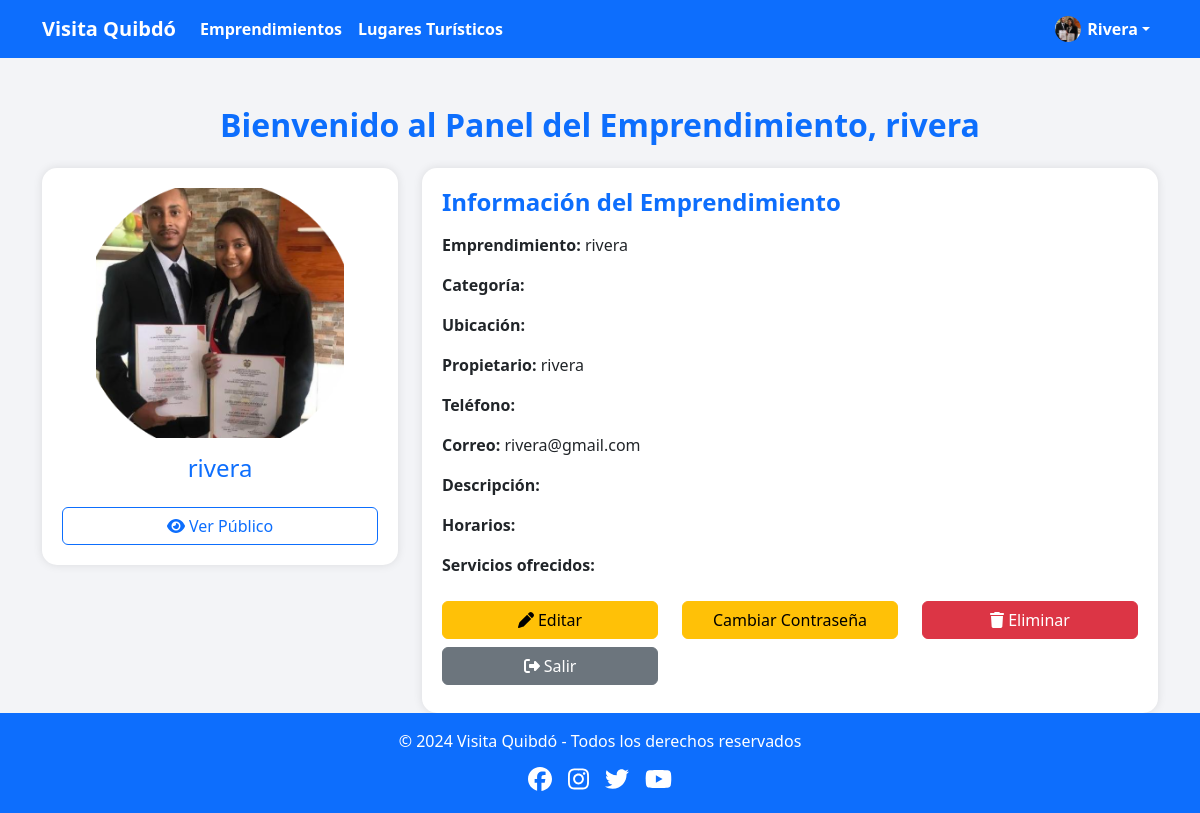
The app's page /panel.php (signed in) with its own data.
### tables this page shows
CREATE TABLE `emprendedores` (
  `id` int(11) NOT NULL,
  `nombre_emprendimiento` varchar(100) NOT NULL,
  `categoria` varchar(100) NOT NULL,
  `descripcion` text NOT NULL,
  `ubicacion` varchar(150) NOT NULL,
  `nombre_propietario` varchar(100) NOT NULL,
  `telefono` varchar(20) NOT NULL,
  `correo` varchar(120) NOT NULL,
  `contraseña` varchar(100) NOT NULL,
  `foto` varchar(255) DEFAULT NULL,
  `foto_perfil` varchar(255) NOT NULL,
  `horarios` text DEFAULT NULL,
  `servicios` text DEFAULT NULL,
  `servicios_extra` text DEFAULT NULL,
  `rol` enum('admin','emprendedor') NOT NULL DEFAULT 'emprendedor'
);

### panel.php (the view, shortened to what this page needs)
<?php
$conexion = new mysqli("localhost", "root", "", "visita_quibdo");
$idUsuario = $_SESSION["id"];
$sql = "SELECT * FROM emprendedores WHERE id = '$idUsuario'";
$resultado = $conexion->query($sql);
$datos = $resultado->fetch_assoc();
?>
<!DOCTYPE html>
<html lang="es">
<head>
    <link href="https://cdn.jsdelivr.net/npm/bootstrap@5.3.3/dist/css/bootstrap.min.css" rel="stylesheet">
    <link rel="stylesheet" href="https://cdnjs.cloudflare.com/ajax/libs/font-awesome/6.5.0/css/all.min.css">
</head>
<body>
    <?php include("includes/navbar.php"); ?>
    <div class="container mt-5">
        <h2 class="text-primary fw-bold mb-4 text-center">
            Bienvenido al Panel del Emprendimiento, <?php echo $_SESSION["nombre"]; ?>
        </h2>
        <div class="row g-4">
            <div class="col-md-4">
                <div class="resumen-box text-center">
                    <?php if (!empty($datos["foto"])): ?>
                        <img src="<?php echo $datos["foto"]; ?>" class="foto-perfil img-fluid">
                    <?php else: ?>
                        <img src="https://via.placeholder.com/400x250?text=Sin+Imagen" class="foto-perfil img-fluid">
                    <?php endif; ?>
                    <h4 class="mt-3 text-primary">
                        <?php echo $datos["nombre_emprendimiento"]; ?>
                    </h4>
                    <a href="emprendimientos.php" class="btn btn-outline-primary mt-2 w-100">
                        <i class="fa-solid fa-eye"></i> Ver Público
                    </a>
                </div>
            </div>
            <div class="col-md-8">
                <div class="resumen-box">
                    <h4 class="mb-3 text-primary fw-bold">
                        Información del Emprendimiento
                    </h4>
                    <p><strong>Emprendimiento:</strong> <?php echo $datos["nombre_emprendimiento"]; ?></p>
                    <p><strong>Categoría:</strong> <?php echo $datos["categoria"]; ?></p>
                    <p><strong>Ubicación:</strong> <?php echo $datos["ubicacion"]; ?></p>
                    <p><strong>Propietario:</strong> <?php echo $datos["nombre_propietario"]; ?></p>
                    <p><strong>Teléfono:</strong> <?php echo $datos["telefono"]; ?></p>
                    <p><strong>Correo:</strong> <?php echo $datos["correo"]; ?></p>
                    <p class="mt-3">
                        <strong>Descripción:</strong><br>
                    </p>
                    <p><strong>Horarios:</strong><br><?php echo $datos["horarios"]; ?></p>
                    <p><strong>Servicios ofrecidos:</strong><br>
                    </p>
                    <div class="row mt-4">
                        <div class="col-md-4 mb-2">
                            <a href="editar.php?id=<?php echo $datos['id']; ?>" class="btn btn-warning w-100">
                                <i class="fa-solid fa-pen"></i> Editar
                            </a>
                        </div>
                        <div class="col-md-4 mb-2">
                            <a href="cambiar_contraseña.php" class="btn btn-warning w-100">
                                  Cambiar Contraseña
                            </a>
                        </div>
                        <div class="col-md-4 mb-2">
                            <a href="eliminar.php?id=<?php echo $datos['id']; ?>" class="btn btn-danger w-100">
                                <i class="fa-solid fa-trash"></i> Eliminar
                            </a>
                        </div>
                        <div class="col-md-4 mb-2">
                            <a href="cerrar_sesion.php" class="btn btn-secondary w-100">
                                <i class="fa-solid fa-right-from-bracket"></i> Salir
                            </a>
                        </div>
                    </div>
                </div>
            </div>
        </div>
    </div>
    <?php include("includes/footer.php"); ?>
</body>
</html>

### styles.css (style rules this page uses)
html, body { height: 100%; margin: 0; padding: 0; }
body { display: flex; flex-direction: column; }

### panel.php (style rules this page uses)
body { background: #f3f4f7; }
.foto-perfil { height: 250px; object-fit: cover; border-radius: 15px; }
.resumen-box { background: white; padding: 20px; border-radius: 15px; box-shadow: 0 0 10px rgba(0,0,0,.1); }

### records on screen
emprendedores: foto (picture), nombre_emprendimiento "rivera", nombre_propietario "rivera", correo "rivera@gmail.com"

### other values on screen
$_SESSION["nombre"] "Rivera"
$_SESSION["nombre"] "rivera"
